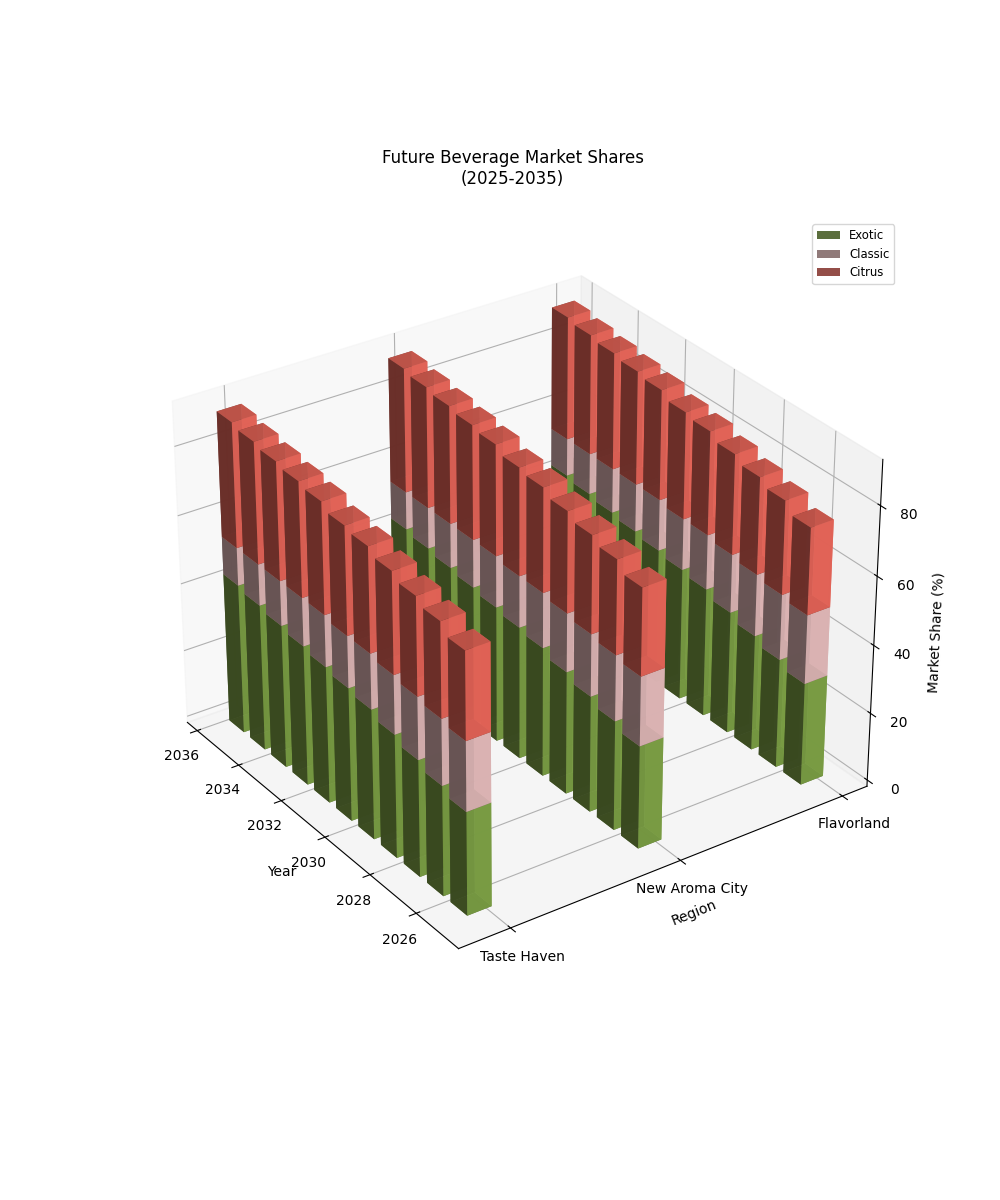

Here is the Python script that generated this plot:
import numpy as np
import matplotlib.pyplot as plt
from mpl_toolkits.mplot3d import Axes3D

years = np.arange(2025, 2036)
regions = ['Flavorland', 'New Aroma City', 'Taste Haven']

market_share_data = np.array([
    [30, 20, 25],
    [32, 19, 27],
    [34, 18, 28],
    [36, 17, 29],
    [38, 16, 30],
    [39, 15, 31],
    [40, 15, 32],
    [41, 14, 33],
    [42, 13, 34],
    [43, 12, 35],
    [44, 11, 36]
])

colors = ['#88B04B', '#F7CAC9', '#FF6F61']

fig = plt.figure(figsize=(10, 12))
ax = fig.add_subplot(111, projection='3d')

for i, region in enumerate(regions):
    xs = np.repeat(years, market_share_data.shape[1])
    ys = np.full(xs.shape, i * 5)
    zs = np.zeros(years.shape)

    for j, (color, label) in enumerate(zip(colors, ['Exotic', 'Classic', 'Citrus'])):
        height = market_share_data[:, j]
        ax.bar3d(xs[j::3], ys[j::3], zs, dx=0.7, dy=0.7, dz=height, color=color, alpha=0.9, linestyle='--', label=label if i == 0 else "")
        zs += height

ax.set_xlabel('Year')
ax.set_ylabel('Region')
ax.set_zlabel('Market Share (%)')
ax.set_yticks([i * 5 for i in range(len(regions))])
ax.set_yticklabels(regions)

ax.view_init(elev=30, azim=145)

plt.tight_layout()

handles, labels = ax.get_legend_handles_labels()
ax.legend(handles[:3], labels[:3], loc='upper right', fontsize='small')

plt.title('Future Beverage Market Shares\n(2025-2035)', pad=25)

plt.show()
